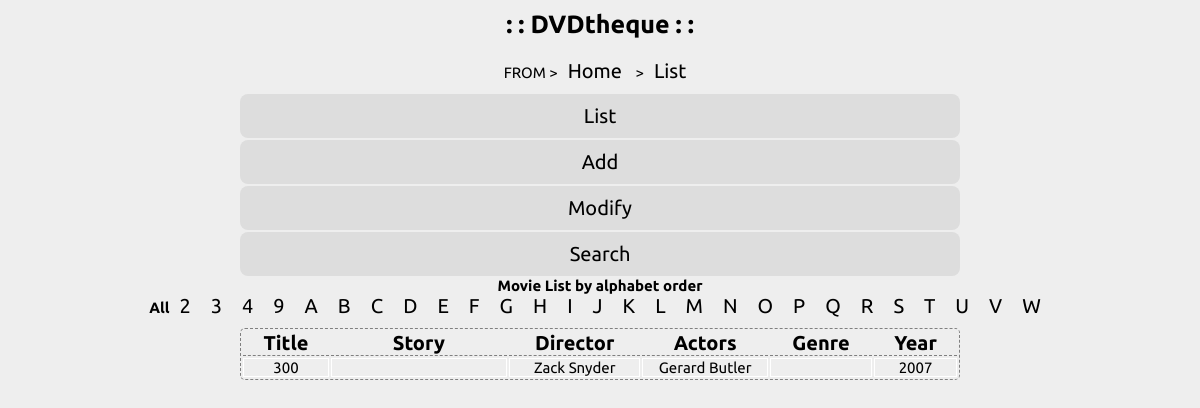
Screenshot of /DVDtheque/index.php?page=2&where=3 with the database file from the repository.
### tables this page shows
CREATE TABLE `pages` (
  `pa_id` int(11) NOT NULL,
  `pa_title` varchar(255) NOT NULL,
  `pa_keywords` varchar(255) NOT NULL,
  `pa_description` varchar(255) NOT NULL,
  `pa_content` varchar(50) NOT NULL,
  `pa_parent_id` int(11) NOT NULL DEFAULT '1'
);

CREATE TABLE `list` (
  `dvd_id` int(11) NOT NULL,
  `dvd_title` varchar(255) NOT NULL,
  `dvd_story` text NOT NULL,
  `dvd_director` varchar(255) NOT NULL,
  `dvd_actors` varchar(255) NOT NULL,
  `dvd_genre` varchar(255) NOT NULL,
  `dvd_year` year(4) NOT NULL
);

### DVDtheque/inc/functions.inc.php (the view, shortened to what this page needs)
<?php
require_once('init.inc.php');
	function displayPath($idPage){
	global $connection;
	$chemin_complet = "";
	if($idPage != 0){
		$sql = "SELECT pa_parent_id, pa_title FROM pages WHERE pa_id = ? ";
		$req = $connection->prepare($sql);
		$req->execute(array($idPage));
		$datas = $req->fetch(PDO::FETCH_OBJ);
		$chemin_page_en_cours = " ><a href='?page=".$idPage."'>".$datas->pa_title."</a>";
		$chemin_complet = displayPath($datas->pa_parent_id).$chemin_page_en_cours;
	}
	return $chemin_complet;
	}
	function displayMenu($idPage){
	global $connection;
	$sql = "SELECT pa_id, pa_title FROM pages WHERE pa_parent_id = ? ";
	$req = $connection->prepare($sql);
	$req->execute(array($idPage));
	$html = "";
	if($req->rowCount()>0){
		$html = "<ul>";
		while($datas = $req->fetch(PDO::FETCH_OBJ)){
			$html .= "<li><a href='?page=".$datas->pa_id."'>".$datas->pa_title."</a></li>";
		}
		$html .= "</ul>";
	}
	return $html;
	}
	function showLetters() {
		global $connection;
		$sql = "SELECT DISTINCT SUBSTRING(dvd_title, 1, 1) as premlettre FROM `list` ORDER BY premlettre ASC";
		$req = $connection->query($sql);
		$req->execute();
		$d = $req->fetchAll();
		echo "<strong>Movie List by alphabet order</strong></br><strong>All</strong>";
		foreach ($d as $word) {
			echo '<a href="index.php?page=2&where='.$word['premlettre'].'">'.$word['premlettre']."</a>";
		}
	}
?>

### DVDtheque/inc/list.inc.php (shortened to what this page needs)
<?php
require_once('init.inc.php');
if(empty($_GET['where'])) {
$sql = "SELECT * FROM `list` ORDER BY `list`.`dvd_id` DESC";
} else {
	$sql = "SELECT * FROM `list` WHERE dvd_title like '".$_GET['where']."%' ORDER BY `list`.`dvd_id` DESC";
}
$req = $connection->query($sql);
?>
<!DOCTYPE html>
<html lang="fr">
<head>
	<link rel="stylesheet" href="css/style.css">
</head>
<table>
	<?php
		echo showLetters();
	?>
	<tr>
		<th><a href="index.php?page=2&action=sort">Title</a></th>
		<th id="story"><a href="">Story</a></th>
		<th><a href="">Director</a></th>
		<th><a href="">Actors</a></th>
		<th><a href="">Genre</a></th>
		<th><a href="">Year</a></th>
	</tr>
	<?php
		while($datas = $req->fetch()){
			echo "<tr>";
			echo "	<td>".$datas['dvd_title']."</td>";
			echo "	<td id='story'>".$datas['dvd_story']."</td>";
			echo "	<td>".$datas['dvd_director']."</td>";
			echo "	<td>".$datas['dvd_actors']."</td>";
			echo "	<td>".$datas['dvd_genre']."</td>";
			echo "	<td>".$datas['dvd_year']."</td>";
			echo "</tr>";
		}
	?>
</table>

### DVDtheque/css/style.css (style rules this page uses)
* { margin: 0; padding: 0; }
html { font-size: 62.5%; }
body { width: 100%; font-family: 'Ubuntu', sans-serif; font-size: 1.5rem; text-align: center; background-color: #eee; }
ul { margin:0 auto; text-align:center; overflow: hidden; }
li { width:60%; display:inline-block; text-align:center; margin: .1rem auto; padding: 1rem 0; background-color:#ddd ; border-radius: 8px; }
a { text-decoration: none; text-align: center; font-size: 2rem; color:black; margin:1rem; }
table { width:60%; margin: 1rem auto; text-align: center; border: 1px dashed gray; border-radius: 5px; }
table tr { text-align: center; margin: 0 auto; border-bottom: 1px solid #f7f7f7; }
table th { border-bottom:1px dashed gray; font-size: 2rem; }
table td { border: 1px solid white; }
table td#story { width:25%; padding:0.8rem; text-align: justify; }

### rows the page displays
pages: pa_title "Home"
pages: pa_title "List"
pages: pa_title "Add"
pages: pa_title "Modify"
pages: pa_title "Search"
list: dvd_title "300", dvd_director "Zack Snyder", dvd_actors "Gerard Butler", dvd_year "2007"

### other values shown
$word['premlettre'] "2"
$word['premlettre'] "3"
$word['premlettre'] "4"
$word['premlettre'] "9"
$word['premlettre'] "A"
$word['premlettre'] "B"
$word['premlettre'] "C"
$word['premlettre'] "D"
$word['premlettre'] "E"
$word['premlettre'] "F"
$word['premlettre'] "G"
$word['premlettre'] "H"
$word['premlettre'] "I"
$word['premlettre'] "J"
$word['premlettre'] "K"
